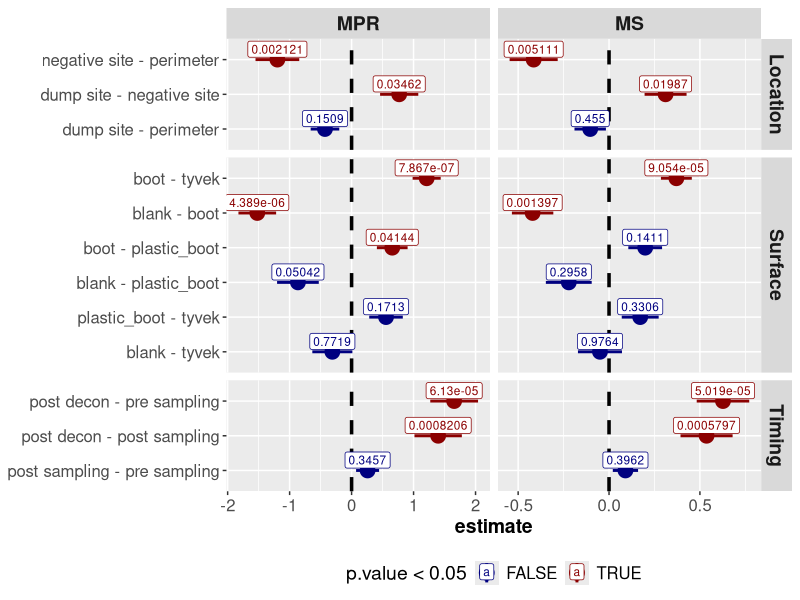
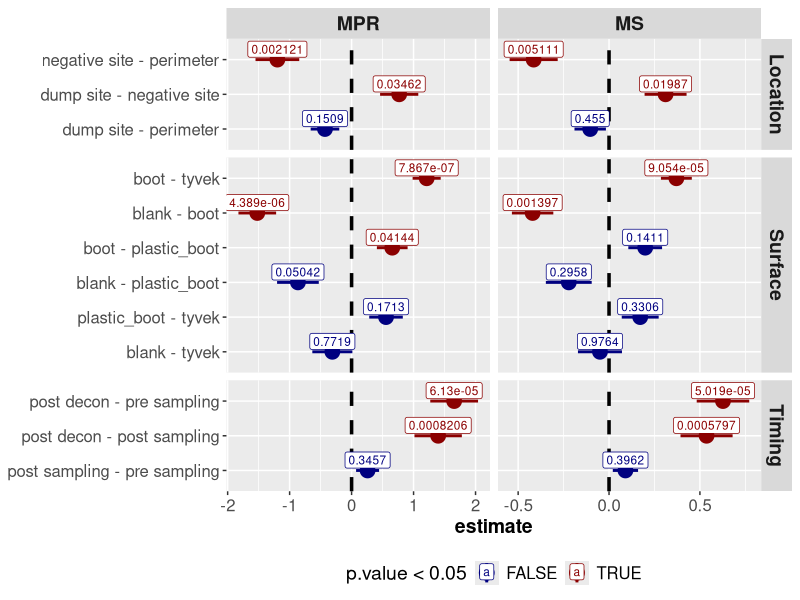

Source code (R) for these figures, in order:
library(lme4)
library(emmeans)
library(broom)
library(tidyverse)



# Load in the data --------------------------------------------------------



data <- read_csv("data/updated_metadata.csv", name_repair = "minimal") %>%
  mutate_at(c("Sample IDs", "Technician"), as.factor) %>%
  filter(!is.na(Technician), `Sample Type` == "PPE Swab") %>%
  select(c(
    `Sample IDs`, Surface, `Surface Location`, Location, Timing, Technician, Side, MPR, MS, RAF, TtT
  )) %>%
  mutate_at(c("Surface", "Location", "Timing", "Technician"), as.factor)

data_sum <- data %>%
  group_by(`Sample IDs`, Surface, `Surface Location`, Location, Timing) %>%
  summarise(
    count = n(),
    mean_MPR = mean(MPR),
    mean_MS  = mean(MS),
    mean_RAF = mean(RAF),
    mean_TtT = mean(TtT)
  )



# Generate the models -----------------------------------------------------



# model_MPR <- lmer(# Model for MPR
#   MPR ~ Surface + Location + Timing + (1 | `Surface Location`),
#   # MPR ~ Surface + Location + Timing + (1 | `Sample IDs`) + (1 | Technician) + (1 | Side),
#   data = data
# )
model_MPR <- glm(MPR ~ Surface + Location + Timing, data = data)
# summary(model_MPR)

# data.frame(
#   observed = data$MPR,
#   predicted = predict(model_MPR)
# ) %>%
#   ggplot(aes(observed, predicted)) +
#   geom_point() +
#   geom_smooth(method="glm")

model_MS <- glm(MS ~ Surface + Location + Timing, data = data)
# model_MS <- lmer(# Model for MS
#   MS ~ Surface + Location + Timing + (1 | `Surface Location`),
#   # MS ~ Surface + Location + Timing + (1 | `Sample IDs`) + (1 | Technician) + (1 | Side), 
#   data = data
# )

# Function to get tidy pairwise comparisons for a given factor
get_pairwise_comparisons <- function(factor_name, model) {
  em <- emmeans(model, as.formula(paste("pairwise ~", factor_name)))
  tidy(em$contrasts) %>%
    mutate(Factor = factor_name) %>%
    {if ("adj.p.value" %in% colnames(.)) rename(., p.value = adj.p.value) else .}
}

# Apply to each fixed effect
factors <- c("Surface", "Location", "Timing")

results <- bind_rows(
  # MPR results
  lapply(factors, get_pairwise_comparisons, model = model_MPR) %>%
    bind_rows() %>%
    mutate(metric = "MPR"),
  # MS results
  lapply(factors, get_pairwise_comparisons, model = model_MS) %>%
    bind_rows() %>%
    mutate(metric = "MS")
) %>%
  arrange(p.value)

write.csv(data, "data/analyzed.csv", row.names = FALSE)
write.csv(results, "data/results.csv", row.names = FALSE)


results %>%
  arrange(desc(p.value)) %>%
  mutate(p.value = signif(p.value, 4)) %>%
  ggplot(
    aes(
      fct_inorder(contrast), 
      estimate, 
      ymin = estimate - std.error, 
      ymax = estimate + std.error,
      color = p.value < 0.05
    )
  ) +
  geom_pointrange(
    position = position_dodge(width = 0.4), size = 1, linewidth = 1
  ) +
  geom_hline(yintercept = 0, linewidth = 1.2, linetype = "dashed") +
  geom_label(aes(label = p.value), nudge_x = 0.3, size = 3) +
  facet_grid(term ~ metric, scale = "free", space = "free_y") +
  scale_colour_manual(values = c("navy", "darkred")) +
  # scale_y_continuous(limits = c(-1, 1)) +
  coord_flip() +
  theme(
    axis.title.y = element_blank(),
    axis.text = element_text(size = 12),
    axis.title.x = element_text(size = 14, face = "bold"),
    strip.text = element_text(size = 14, face = "bold"),
    legend.title = element_text(size = 14),
    legend.text = element_text(size = 12),
    legend.position = "bottom"
  )
ggsave("results.png", path = "figures", width = 8, height = 8)
  


# Random Effects ----------------------------------------------------------


# tech_effects <- bind_rows(
#   tech_effects_MPR <- ranef(model_MPR)$Technician %>%
#     rename(intercept_shift = `(Intercept)`) %>%
#     tibble::rownames_to_column("technician") %>%
#     mutate(metric = "MPR"),
#   
#   tech_effects_MS <- ranef(model_MS)$Technician %>%
#     rename(intercept_shift = `(Intercept)`) %>%
#     tibble::rownames_to_column("technician") %>%
#     mutate(metric = "MS")
# )
# 
# # Plot the intercept shifts
# tech_effects %>%
#   ggplot(aes(x = reorder(technician, intercept_shift), y = intercept_shift, fill = metric)) +
#   geom_col(position = "dodge") +
#   geom_hline(yintercept = 0, linetype = "dashed", color = "gray50") +
#   scale_y_continuous(limits = c(-2, 2)) +
#   coord_flip(expand = FALSE) +
#   labs(
#     title = "Random Intercepts by Technician",
#     x = "Technician",
#     y = "Intercept Shift (from overall mean)"
#   ) +
#   theme(
#     plot.title = element_text(size = 16, hjust = 0.5, face = "bold"),
#     axis.title.y = element_blank(),
#     axis.text = element_text(size = 12),
#     axis.title.x = element_text(size = 14, face = "bold"),
#     strip.text = element_text(size = 14, face = "bold"),
#     legend.title = element_text(size = 14),
#     legend.text = element_text(size = 12),
#     legend.position = "bottom"
#   )
# ggsave("tech_effects.png", path = "figures", width = 14, height = 7)
